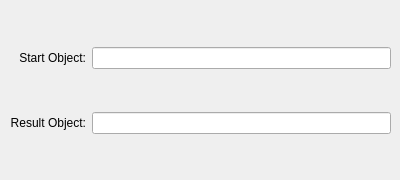
   <widget class="QWidget" name="ReplacementTransform">
    <widget class="QWidget" name="gridLayoutWidget_24">
     <property name="geometry">
      <rect>
       <x>10</x>
       <y>10</y>
       <width>381</width>
       <height>161</height>
      </rect>
     </property>
     <layout class="QGridLayout" name="gridReplacementTransform">
      <item row="0" column="1">
       <widget class="QLineEdit" name="ReplacementTransform_mobject">
        <property name="alignment">
         <set>Qt::AlignLeading|Qt::AlignLeft|Qt::AlignVCenter</set>
        </property>
        <property name="placeholderText">
         <string/>
        </property>
       </widget>
      </item>
      <item row="1" column="1">
       <widget class="QLineEdit" name="ReplacementTransform_target_mobject">
        <property name="alignment">
         <set>Qt::AlignLeading|Qt::AlignLeft|Qt::AlignVCenter</set>
        </property>
        <property name="placeholderText">
         <string/>
        </property>
       </widget>
      </item>
      <item row="1" column="0">
       <widget class="QLabel" name="label">
        <property name="text">
         <string>Result Object:</string>
        </property>
        <property name="alignment">
         <set>Qt::AlignRight|Qt::AlignTrailing|Qt::AlignVCenter</set>
        </property>
       </widget>
      </item>
      <item row="0" column="0">
       <widget class="QLabel" name="label_2">
        <property name="text">
         <string>Start Object:</string>
        </property>
        <property name="alignment">
         <set>Qt::AlignRight|Qt::AlignTrailing|Qt::AlignVCenter</set>
        </property>
       </widget>
      </item>
     </layout>
    </widget>
   </widget>
